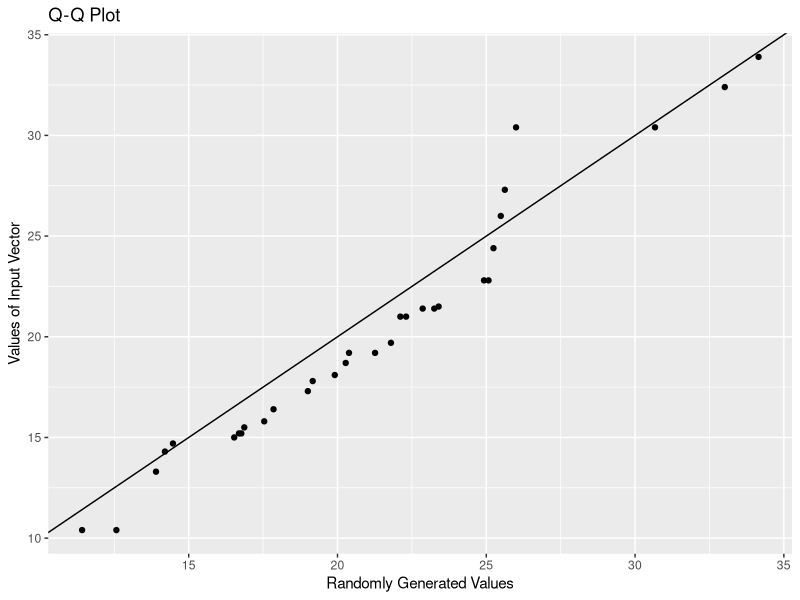

The R script that drew this image:
## ---- chunk 1
knitr::opts_chunk$set(echo = TRUE,
                      warning = FALSE, 
                      message = FALSE)
## ---- chunk 2
library(tidyverse)
## ---- chunk 3
qq_plot_random <- function(input_vec) { 
  
  #sort the input vector
  input_vec <- sort(input_vec)
  
  #randomly generate new vector with length, mean, and standard deviation of the input vector
  random_vec <- rnorm(length(input_vec), 
                      mean(input_vec), 
                      sd(input_vec))
  
  #sort the randomly generated vector
  random_vec <- sort(random_vec)
  
  #combine the columns of both vectors and create tibble
  df <- cbind(input_vec, random_vec) %>% 
    as_tibble()
  
  #plot the tibble in scatter plot with y = x reference line
  p <- df %>% 
        ggplot() + 
        geom_point(aes(x = random_vec, y = input_vec)) + 
        geom_abline(slope = 1, intercept = 0) + 
        labs(x = "Randomly Generated Values",
             y = "Values of Input Vector", 
             title = "Q-Q Plot")
  
  return(p)
}
## ---- chunk 4
head(mtcars)
## ---- chunk 5
#use the mpg variable from the mtcars data set to create the qq plot
qq_plot_random(mtcars$mpg)
